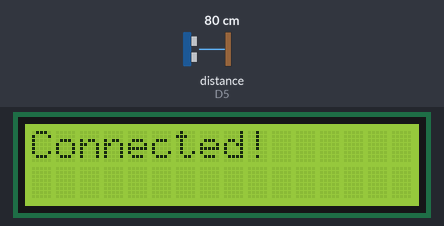
Bench run of a sketch on a simulated ESP8266 (NodeMCU). Parts: 16×2 character LCD. Wiring (inferred from the names in the program): ultrasonic range finder: trigger D6; echo D5. Inputs (shaded band) come from the test bench; at power-on: distance to the obstacle (sensor on D5) 80 cm. The echo pulse lasts 58.3 µs per cm; WiFi joins after 1.5 s; servers stay silent unless stated; what the sketch prints to the serial monitor is not drawn.

Above: at 3.8 s.
At 6.4 s:
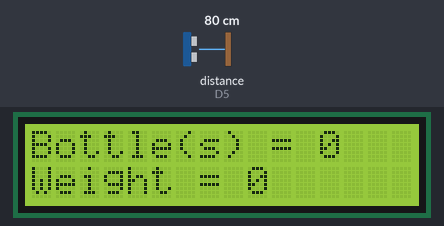
6.5 s: distance to the obstacle (sensor on D5) set to 2 cm
At 7.1 s:
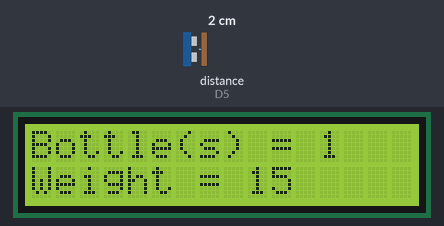
Timing chart, 0 to 9.5 s (numbered marks = the images above; inputs shaded):
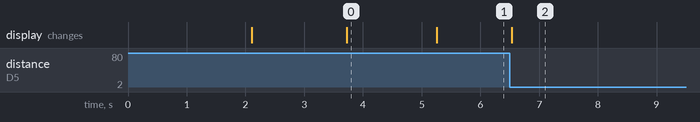

Measured:
- after the input at 6.5 s, the display: changes at once (image 2)
- what the display in image 0 shows lasts 1.6 s, from 3.7 s to 5.3 s

The sketch:

main.ino
```cpp
#include <Wire.h>
#include <LiquidCrystal_I2C.h>
#include <TridentTD_LineNotify.h>
LiquidCrystal_I2C lcd(0x27, 16, 2);

//เเก้ตรงนี้
const int WeightPerBottle = 15; //น้ำหนักต่อขวดน้ำ
const int countBottle = 7; //เเจ้งเตือนถ้ามีขวดน้ำครบ x ขวด
const float DetectRange[2] = {6.55,11}; // {ระยะตรวจจับเเรก , ระยะยกเลิกการตรวจจับ} cm
const int delayDetect = 700;
#define SSID        "Debsirinnon_2.4G" //ชื่อไวไฟ
#define PASSWORD    "" //รหัสไวไฟ (ไม่มีให้ใส่ "" )
#define LINE_TOKEN  "NpGK7TRGC5iO8JdjAj7oiPBcQ00YrS81ArCXZWjRnI5" //Line Token

/* =========================== */

const int pingPin = D6;
const int inPin = D5;
const int MaxError = 795;
const int MaxTimeOut = 4e5;


//ตัวนับ
long long Bottles = 0;

void updateScreen(){
  lcd.clear();
  lcd.setCursor(0, 0);
  lcd.print("Bottle(s) = "+String(Bottles));
  lcd.setCursor(0, 1);
  lcd.print("Weight = "+String(Bottles*WeightPerBottle));
}

void setup()
{
  pinMode(pingPin, OUTPUT);
  pinMode(inPin, INPUT);
  Serial.begin(115200);
  lcd.begin();
  lcd.setCursor(0, 0); // กำหนดให้ เคอร์เซอร์ อยู่ตัวอักษรตำแหน่งที่0 แถวที่ 1 เตรียมพิมพ์ข้อความ
  lcd.print("Bottle Counter");
  delay(2000);
  lcd.clear();
  if(PASSWORD=="")WiFi.begin(SSID);
  else WiFi.begin(SSID, PASSWORD);
  Serial.printf("WiFi connecting to %s\n",  SSID);
  lcd.print("Connecting...");
  lcd.setCursor(0, 1);
  lcd.print("Please Wait...");
  while(WiFi.status() != WL_CONNECTED) { Serial.print("."); delay(400); }
  Serial.printf("\nWiFi connected\nIP : ");
  lcd.clear();
  lcd.setCursor(0, 0);
  lcd.print("Connected!");
  Serial.println(WiFi.localIP());
  LINE.setToken(LINE_TOKEN);
  LINE.notify("เครื่องนับจำนวนขวดน้ำพร้อมใช้งานเเล้ว!!!");
  delay(1500);
  lcd.clear();
  updateScreen();
}

float get_distance(){
  digitalWrite(pingPin, LOW);
  delayMicroseconds(2);
  digitalWrite(pingPin, HIGH);
  delayMicroseconds(10);
  digitalWrite(pingPin, LOW);
  long duration = pulseIn(inPin, HIGH,MaxTimeOut);
  float val = duration * 0.0344 / 2.0;
  //Serial.println(val);
  if(val>=MaxError)return 0;
  return val;
}

void SendNotify(){
  lcd.clear();
  lcd.setCursor(0,0);
  lcd.print("Notify Sended.");
  LINE.notify("ขวดมีจำนวนเกิน "+String(Bottles)+" ขวดเเล้ว!!\nน้ำหนักรวม "+String(Bottles*WeightPerBottle)+" กรัม");
  updateScreen();
}

int _CountMode = 0;
bool inRange(){
  if(_CountMode == 0){
    return get_distance() < DetectRange[0];
  }
  else{
    return get_distance() < DetectRange[1];
  }
}

void loop(){
  if(inRange()^_CountMode){
    _CountMode = !_CountMode;
    // Serial.println("Update!");
    // Serial.println(get_distance());
    if(_CountMode){
      Bottles++;
      updateScreen();
      if(Bottles%countBottle == 0){
        SendNotify();
      }
    }
    delay(delayDetect);
  }


  delay(20);
}
```
